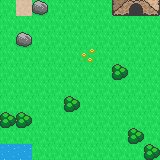

This is a level from a 2D game, rendered from its Tiled map with the project's own tilesets. A one-line summary and the complete map file follow:
An orthogonal 10x10 tile map with 16x16 px tiles, 1 tile layer (Terrain) and 1 object.

<map version="1.5" tiledversion="1.7.0" orientation="orthogonal" renderorder="right-down" width="10" height="10" tilewidth="16" tileheight="16" infinite="0" nextlayerid="4" nextobjectid="2">
 <tileset firstgid="1" source="main.tsx" />
 <layer id="1" name="Terrain" width="10" height="10">
  <properties>
   <property name="music" value="overworld" />
  </properties>
  <data encoding="csv">
1,2,193,1,1,1,1,136,76,138,
1,1,1,1,1,1,1,1,1,1,
1,193,1,1,1,1,1,1,1,1,
1,1,1,1,1,321,1,1,1,1,
1,1,1,1,1,1,1,133,1,1,
1,1,1,1,1,1,1,1,1,1,
1,1,1,1,133,1,1,1,1,1,
133,133,1,1,1,1,1,1,1,1,
1,1,1,1,1,1,1,1,133,1,
1793,1793,1,1,1,1,1,1,1,133
</data>
 </layer>
 <objectgroup id="3" name="Doors">
  <object id="1" x="136.333" y="8.66667">
   <properties>
    <property name="level" value="cave" />
    <property name="x" type="int" value="5" />
    <property name="y" type="int" value="9" />
   </properties>
  </object>
 </objectgroup>
</map>